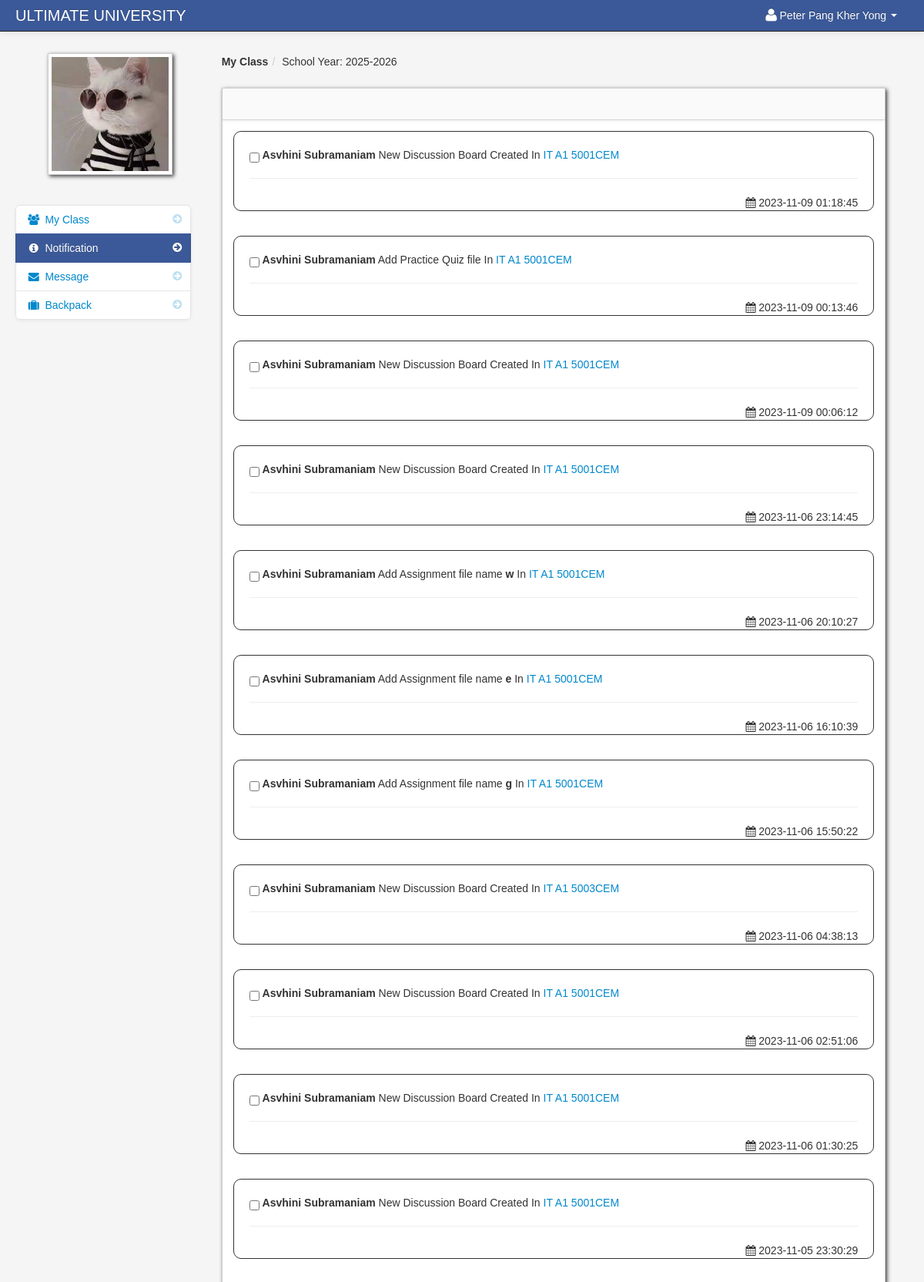
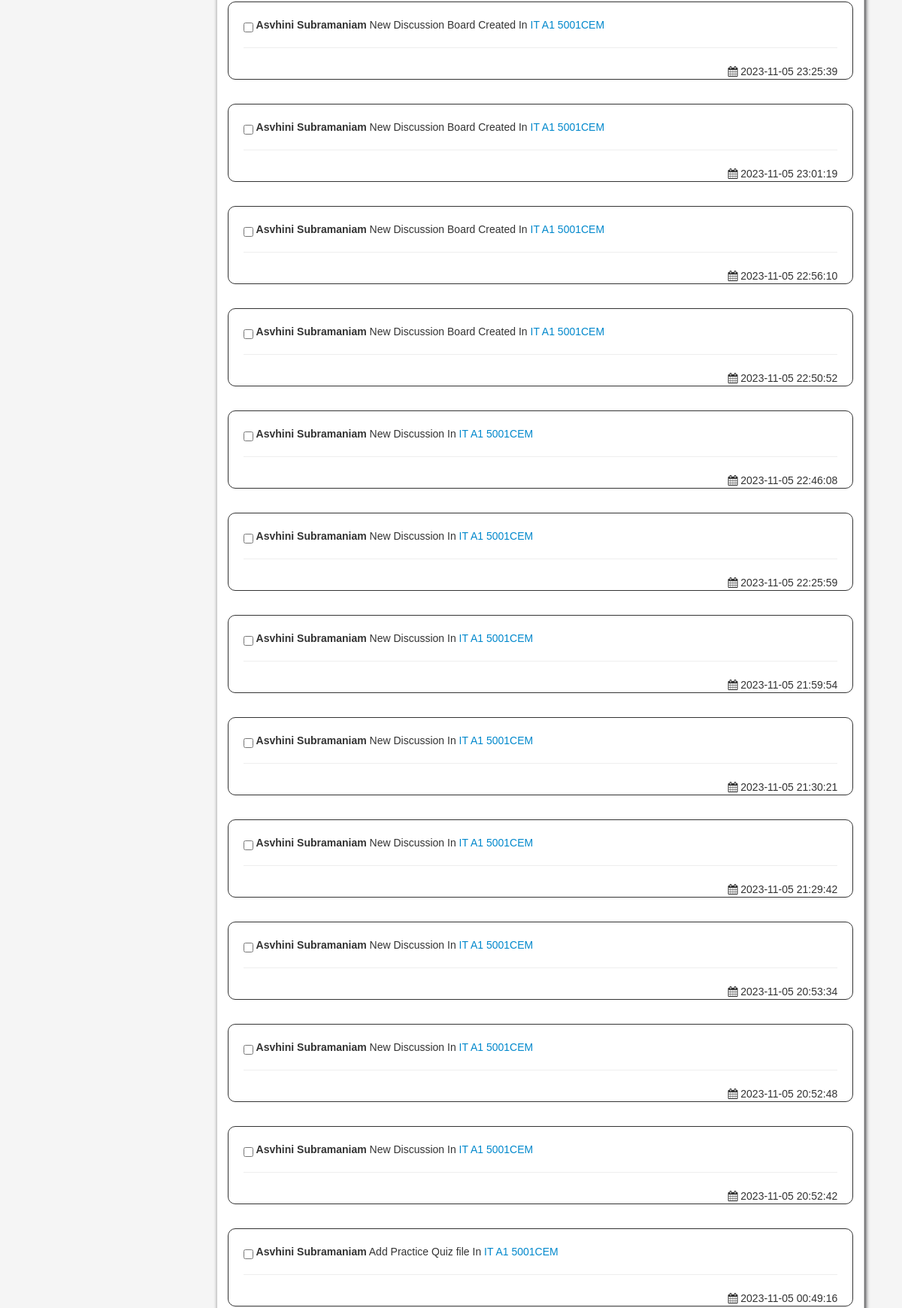
Page /student_notification.php (signed in, upper part) on the committed database (2 pictures, top to bottom).
### tables this page shows
CREATE TABLE `student` (
  `student_id` int(11) NOT NULL,
  `firstname` varchar(100) NOT NULL,
  `lastname` varchar(100) NOT NULL,
  `class_id` int(11) NOT NULL,
  `username` varchar(100) NOT NULL,
  `password` varchar(100) NOT NULL,
  `location` varchar(100) NOT NULL,
  `status` varchar(100) NOT NULL,
  `email` varchar(50) DEFAULT NULL
);

CREATE TABLE `school_year` (
  `school_year_id` int(11) NOT NULL,
  `school_year` varchar(100) NOT NULL
);

CREATE TABLE `lecturer_class_student` (
  `lecturer_class_student_id` int(11) NOT NULL,
  `lecturer_class_id` int(11) NOT NULL,
  `student_id` int(11) NOT NULL,
  `lecturer_id` int(11) NOT NULL
);

CREATE TABLE `lecturer` (
  `lecturer_id` int(11) NOT NULL,
  `username` varchar(100) NOT NULL,
  `password` varchar(200) NOT NULL,
  `firstname` varchar(100) NOT NULL,
  `lastname` varchar(100) NOT NULL,
  `department_id` int(11) NOT NULL,
  `location` varchar(200) NOT NULL,
  `about` varchar(500) NOT NULL,
  `lecturer_status` varchar(20) DEFAULT NULL,
  `email` varchar(50) DEFAULT NULL
);

CREATE TABLE `notification` (
  `notification_id` int(11) NOT NULL,
  `lecturer_class_id` int(11) DEFAULT NULL,
  `notification` varchar(100) NOT NULL,
  `date_of_notification` varchar(50) NOT NULL,
  `link` varchar(100) NOT NULL
);

CREATE TABLE `class` (
  `class_id` int(11) NOT NULL,
  `class_name` varchar(100) NOT NULL
);

CREATE TABLE `subject` (
  `subject_id` int(11) NOT NULL,
  `subject_code` varchar(100) NOT NULL,
  `subject_title` varchar(100) NOT NULL,
  `category` varchar(100) NOT NULL,
  `description` longtext NOT NULL,
  `unit` int(11) NOT NULL,
  `Pre_req` varchar(100) NOT NULL,
  `semester` varchar(100) NOT NULL
);

### session.php (called while the page is built, shortened)
<?php
$session_id=$_SESSION['id'];
?>

### student_notification.php (the view, shortened to what this page needs)
<?php include('header_dashboard.php'); ?>
<?php include('session.php'); ?>
    <body>
		<?php include('navbar_student.php'); ?>
        <div class="container-fluid">
            <div class="row-fluid">
				<?php include('student_notification_sidebar.php'); ?>
                <div class="span9" id="content">
                     <div class="row-fluid">
					     <ul class="breadcrumb">
						<?php
						$school_year_query = mysqli_query($connection, "SELECT * from school_year order by school_year DESC")or die(mysqli_error($connection));
						$school_year_query_row = mysqli_fetch_array($school_year_query);
						$school_year = $school_year_query_row['school_year'];
						?>
							<li><a href="#"><b>My Class</b></a><span class="divider">/</span></li>
							<li><a href="#">School Year: <?php echo $school_year_query_row['school_year']; ?></a></li>
						</ul>
                        <div id="block_bg" class="block">
                            <div class="navbar navbar-inner block-header">
                            </div>
                            <div class="block-content collapse in">
                                <div class="span12">
  					<form action="read.php" method="post">
					<?php $query = mysqli_query($connection, "SELECT * from lecturer_class_student
					LEFT JOIN lecturer_class ON lecturer_class.lecturer_class_id = lecturer_class_student.lecturer_class_id
					LEFT JOIN class ON class.class_id = lecturer_class.class_id
					LEFT JOIN subject ON subject.subject_id = lecturer_class.subject_id
					LEFT JOIN lecturer ON lecturer.lecturer_id = lecturer_class_student.lecturer_id
					JOIN notification ON notification.lecturer_class_id = lecturer_class.lecturer_class_id
					where lecturer_class_student.student_id = '$session_id' and school_year = '$school_year'  order by notification.date_of_notification DESC
					")or die(mysqli_error($connection));
					$count = mysqli_num_rows($query);
					if ($count  > 0){
					while($row = mysqli_fetch_array($query)){
					$get_id = $row['lecturer_class_id'];
					$id = $row['notification_id'];
					$query_yes_read = mysqli_query($connection, "SELECT * from notification_read where notification_id = '$id' and student_id = '$session_id'")or die(mysqli_error($connection));
					$read_row = mysqli_fetch_array($query_yes_read);
					$yes = isset($read_row['student_read']) ? $read_row['student_read'] : '';
					?>
									<div class="post"  id="del<?php echo $id; ?>">
										<?php if ($yes == 'yes'){
										}else{
										?>
										<input id="" class="" name="selector[]" type="checkbox" value="<?php echo $id; ?>">
										<?php } ?>
											<strong><?php echo $row['firstname']." ".$row['lastname'];  ?></strong>
											<?php echo $row['notification']; ?> In
											<a href="<?php echo $row['link']; ?><?php echo '?id='.$get_id; ?>">
											<?php echo $row['class_name']; ?>
											<?php echo $row['subject_code']; ?>
											</a>
										<hr>
										<div class="pull-right">
										<i class="icon-calendar"></i>&nbsp;<?php echo $row['date_of_notification']; ?>
										</div>
											</div>
					<?php
					} }else{
					?>
					<div class="alert alert-info"><strong><i class="icon-info-sign"></i> No Notifications Found</strong></div>
					<?php
					}
					?>
					</form>
                                </div>
                            </div>
                        </div>
                    </div>
                </div>
            </div>
        </div>
		<?php include('script.php'); ?>
    </body>
</html>

### navbar_student.php (shortened to what this page needs)
<div class="navbar navbar-fixed-top navbar-inverse">
    <div class="navbar-inner">
        <div class="container-fluid">
            <a class="brand" href="#">ULTIMATE UNIVERSITY</a>
            <div class="nav-collapse collapse">
                <ul class="nav pull-right">
                    <?php
                    $query = mysqli_query($connection, "SELECT * from student where student_id = '$session_id'") or die(mysqli_error($connection));
                    $row = mysqli_fetch_array($query);
                    if ($row && isset($row['firstname']) && isset($row['lastname'])) {
                    ?>
                        <li class="dropdown">
                            <a href="#" role="button" class="dropdown-toggle" data-toggle="dropdown">
                                <i class="icon-user icon-large"></i><?php echo $row['firstname'] . " " . $row['lastname'];  ?>
                                <i class="caret"></i>
                            </a>
                        </li>
                    <?php
                    }
                    ?>
                </ul>
            </div>
        </div>
    </div>
</div>

### student_notification_sidebar.php (shortened to what this page needs)
<div class="span3" id="sidebar">
		<img id="avatar" class="img-polaroid" src="admin/<?php echo $row['location']; ?>">
		<ul class="nav nav-list bs-docs-sidenav nav-collapse collapse">
			<li class=""><a href="dashboard_student.php"><i class="icon-chevron-right"></i><i class="icon-group"></i>&nbsp;My Class</a></li>
			<li class="active">
				<a href="student_notification.php"><i class="icon-chevron-right"></i><i class="icon-info-sign"></i>&nbsp;Notification
				</a>
			</li>
			<li class="">
			<a href="student_message.php"><i class="icon-chevron-right"></i><i class="icon-envelope-alt"></i>&nbsp;Message
			</a>
			</li>
			<li class=""><a href="backpack.php"><i class="icon-chevron-right"></i><i class="icon-suitcase"></i>&nbsp;Backpack</a></li>
		</ul>
</div>

### admin/assets/styles.css (style rules this page uses)
body { padding-top: 60px; padding-bottom: 40px; background-color: #f5f5f5; }
#content { margin-left:0px; }
.breadcrumb { margin: 0 0 0px; padding: 10px 0px; background-color: transparent; }
.block { background: url("../images/pixel-60fff.png") repeat scroll 0 0 rgba(0, 0, 0, 0) !important; border: 1px solid #ccc; background: white; margin: 1em 0em; border-top: none; -webkit-box-shadow: 2px 2px 5px rgba(0, 0, 6, 0.75); -moz-box-shadow: 2px 2px 5px rgba(0, 0, 6, 0.75); box-shadow: 2px 2px 5px rgba(0, 0, 6, 0.75); }
.block-content { margin: 1em; min-height: .25em; }
.block-header { margin-bottom: 0px; border-right: none; border-left: none; -webkit-border-radius: 0px; -moz-border-radius: 0px; border-radius: 0px; }
.bs-docs-sidenav { max-width: 228px; margin: 30px 0 0; padding: 0; background-color: #fff; -webkit-border-radius: 6px; -moz-border-radius: 6px; border-radius: 6px; -webkit-box-shadow: 0 1px 4px rgba(0,0,0,.065); -moz-box-shadow: 0 1px 4px rgba(0,0,0,.065); box-shadow: 0 1px 4px rgba(0,0,0,.065); }
.bs-docs-sidenav > li > a { display: block; width: 190px \9; margin: 0 0 -1px; padding: 8px 14px; border: 1px solid #e5e5e5; }
.bs-docs-sidenav > li:first-child > a { -webkit-border-radius: 6px 6px 0 0; -moz-border-radius: 6px 6px 0 0; border-radius: 6px 6px 0 0; }
.bs-docs-sidenav > li:last-child > a { -webkit-border-radius: 0 0 6px 6px; -moz-border-radius: 0 0 6px 6px; border-radius: 0 0 6px 6px; }
.bs-docs-sidenav > .active > a { position: relative; z-index: 2; padding: 9px 15px; border: 0; text-shadow: 0 1px 0 rgba(0,0,0,.15); -webkit-box-shadow: inset 1px 0 0 rgba(0,0,0,.1), inset -1px 0 0 rgba(0,0,0,.1); -moz-box-shadow: inset 1px 0 0 rgba(0,0,0,.1), inset -1px 0 0 rgba(0,0,0,.1); box-shadow: inset 1px 0 0 rgba(0,0,0,.1), inset -1px 0 0 rgba(0,0,0,.1); }
.bs-docs-sidenav .icon-chevron-right { float: right; margin-top: 2px; margin-right: -6px; opacity: .25; }
.bs-docs-sidenav .active .icon-chevron-right, .bs-docs-sidenav .active a:hover .icon-chevron-right { opacity: 1; }

### rows in the picture
student: firstname "Peter", lastname "Pang Kher Yong", location (picture)
school_year: school_year "2025-2026"
lecturer_class_student: lecturer.firstname "Asvhini", lecturer.lastname "Subramaniam", notification.notification "New Discussion Board Created", class.class_name "IT A1", subject.subject_code "5001CEM", notification.date_of_notification "2023-11-09 01:18:45", notification.notification "Add Practice Quiz file", notification.date_of_notification "2023-11-09 00:13:46", notification.date_of_notification "2023-11-09 00:06:12", notification.date_of_notification "2023-11-06 23:14:45", notification.notification "Add Assignment file name w", notification.date_of_notification "2023-11-06 20:10:27", notification.notification "Add Assignment file name e", notification.date_of_notification "2023-11-06 16:10:39", notification.notification "Add Assignment file name g", notification.date_of_notification "2023-11-06 15:50:22", notification.date_of_notification "2023-11-06 02:51:06", notification.date_of_notification "2023-11-06 01:30:25", notification.date_of_notification "2023-11-05 23:30:29", notification.date_of_notification "2023-11-05 23:25:39", notification.date_of_notification "2023-11-05 23:01:19", notification.date_of_notification "2023-11-05 22:56:10", notification.date_of_notification "2023-11-05 22:50:52", notification.notification "New Discussion", notification.date_of_notification "2023-11-05 22:46:08", notification.date_of_notification "2023-11-05 22:25:59", notification.date_of_notification "2023-11-05 21:59:54", notification.date_of_notification "2023-11-05 21:30:21", notification.date_of_notification "2023-11-05 21:29:42", notification.date_of_notification "2023-11-05 20:53:34", notification.date_of_notification "2023-11-05 20:52:48", notification.date_of_notification "2023-11-05 20:52:42", notification.date_of_notification "2023-11-05 00:49:16"
lecturer_class_student: lecturer.firstname "Asvhini", lecturer.lastname "Subramaniam", notification.notification "New Discussion Board Created", class.class_name "IT A1", subject.subject_code "5003CEM", notification.date_of_notification "2023-11-06 04:38:13"
